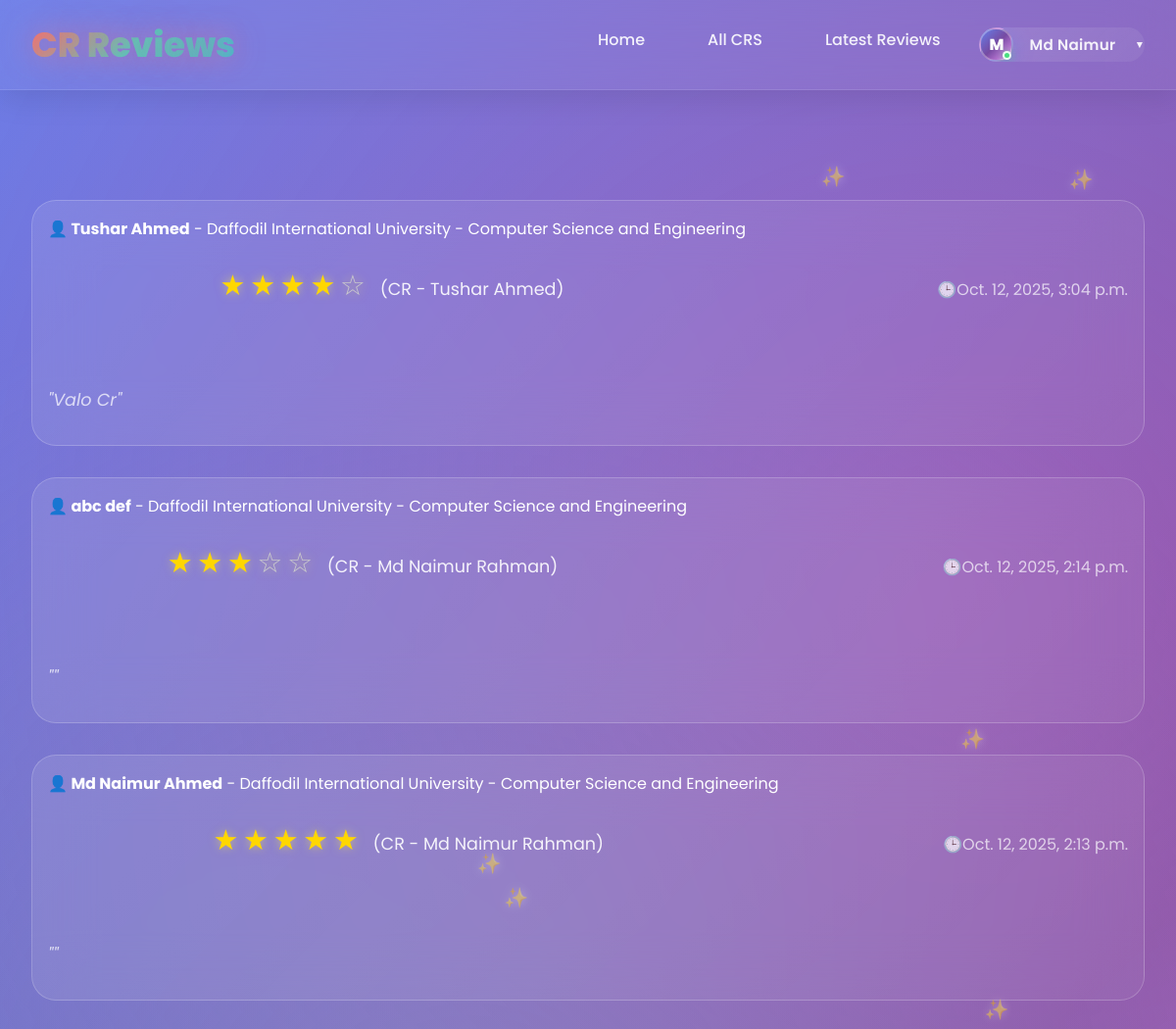
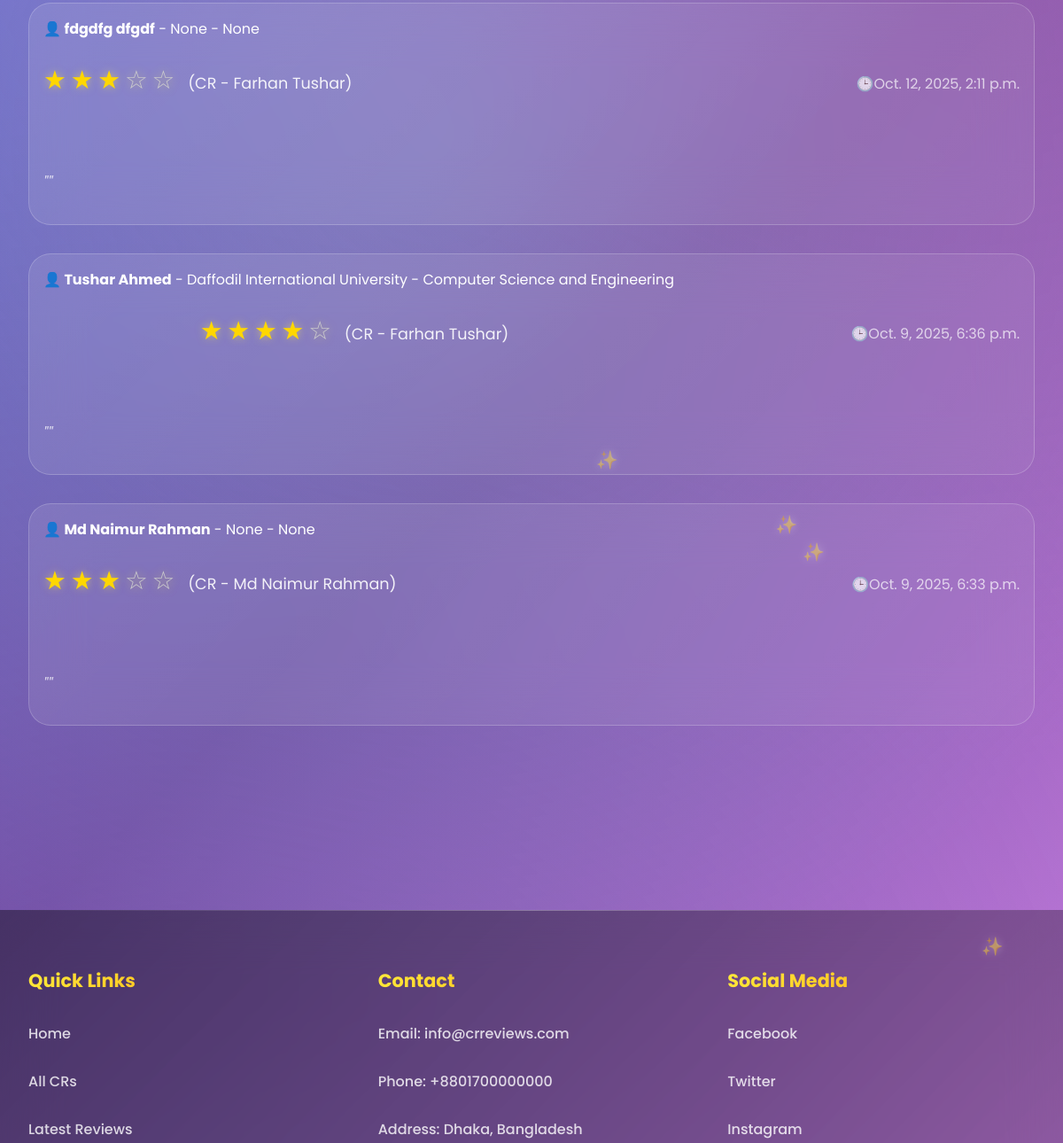
The app's page /latest_reviews/ (signed in, upper part), older data (2 pictures, top to bottom).
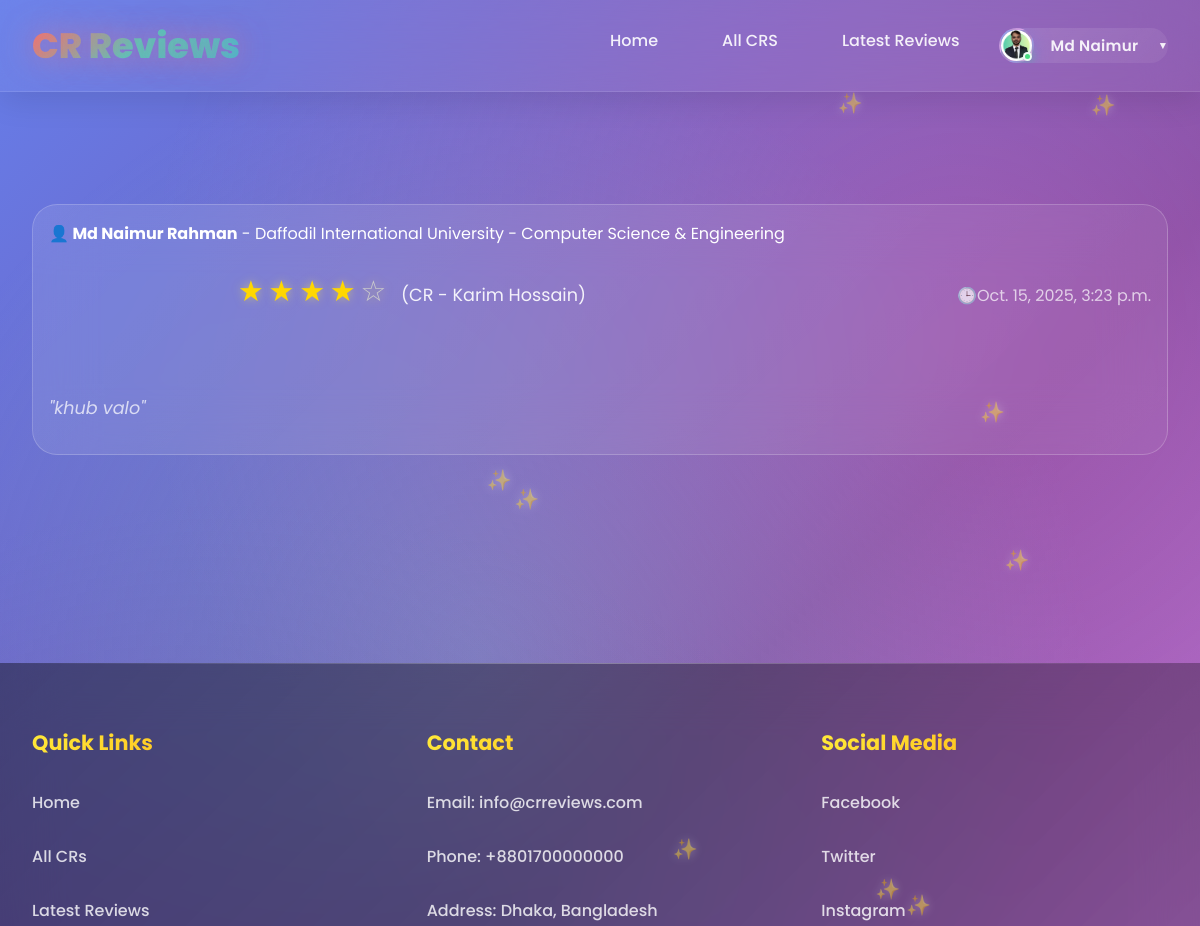
The same page, newer data.
### userprofile/models.py (models this page shows, shortened)
class User(AbstractBaseUser,PermissionsMixin):
    university=models.ForeignKey(University, on_delete=models.SET_NULL,related_name='university',null=True,blank=True)
    department=models.ForeignKey(Department, on_delete=models.SET_NULL,related_name='department',null=True,blank=True)
    profile_picture=models.ImageField(upload_to=user_profile_picture_path,null=True,blank=True)
    first_name = models.CharField(max_length=50)
    last_name = models.CharField(max_length=50)
    gender = models.CharField(choices=[('M', 'Male'), ('F', 'Female')], max_length=1)
    email = models.EmailField(unique=True)
    phone=models.CharField(max_length=20,null=True,blank=True)
    date_of_birth=models.DateField(null=True,blank=True)
    student_id=models.CharField(max_length=50,unique=True)
    batch=models.CharField(max_length=20,null=True,blank=True)
    section=models.CharField(max_length=20,null=True,blank=True)
    bio=models.TextField(null=True,blank=True)
    facebook_url=models.URLField(null=True,blank=True)
    instagram_url=models.URLField(null=True,blank=True)
    linkedin_url=models.URLField(null=True,blank=True)
    role=models.CharField(max_length=20, default='student')
    slug=models.SlugField(blank=True,unique=True)
    is_active = models.BooleanField(default=True)
    is_staff = models.BooleanField(default=False)
    created_at = models.DateTimeField(auto_now_add=True)
    updated_at = models.DateTimeField(auto_now=True)
    deleted_at = models.DateTimeField(blank=True, null=True)
    USERNAME_FIELD = 'email'
    REQUIRED_FIELDS = ['first_name','last_name']
    objects = CustomUserManager()
    def get_full_name(self):
        return f"{self.first_name} {self.last_name}"

### cr/models.py (models this page shows, shortened)
class Review(models.Model):
    user=models.OneToOneField('userprofile.User', on_delete=models.CASCADE,related_name='userreviews')
    cr_profile=models.ForeignKey(CrProfile, on_delete=models.CASCADE,related_name='cr_reviews')
    rating = models.PositiveSmallIntegerField()
    description = models.TextField(blank=True, null=True)
    slug = models.SlugField(unique=True, blank=True)
    created_at = models.DateTimeField(auto_now_add=True)
    updated_at = models.DateTimeField(auto_now=True)
    deleted_at = models.DateTimeField(blank=True, null=True)

class University(models.Model):
    Public = "Public"
    Private = "Private"
    university_type = [
        (Public,"Public"),
        (Private,"Private"),
    ]
    title =models.CharField(max_length=100,unique=True,blank=False,null=False)
    type =models.CharField(max_length=100,choices=university_type)
    address=models.CharField(max_length=150, blank=True, null=True)
    slug=models.SlugField(blank=True,unique=True)
    created_at=models.DateTimeField(auto_now_add=True)
    updated_at=models.DateTimeField(auto_now=True)
    daleted_at=models.DateTimeField(auto_now=True,blank=True,null=True)
    def __str__(self):
        return self.title

class Department(models.Model):
    university=models.ForeignKey(University, on_delete=models.CASCADE,related_name='departments')
    title=models.CharField(max_length=50,unique=True,blank=False,null=False)
    code=models.CharField(max_length=50,unique=True,blank=True,null=True)
    slug=models.SlugField(blank=True,unique=True)
    created_at=models.DateTimeField(auto_now_add=True)
    updated_at=models.DateTimeField(auto_now=True)
    daleted_at=models.DateTimeField(auto_now=True,blank=True,null=True)
    def __str__(self):
        return self.title

class CrProfile(models.Model):
    user=models.OneToOneField('userprofile.User', on_delete=models.CASCADE,related_name='cr_profile')
    university=models.ForeignKey(University, on_delete=models.CASCADE,related_name='cr_profile')
    department=models.ForeignKey(Department, on_delete=models.CASCADE,related_name='cr_profile')
    profile_picture = models.ImageField(upload_to='cr_profile_pictures/', blank=True, null=True)
    name = models.CharField(max_length=100)
    gender = models.CharField(choices=[('M', 'Male'), ('F', 'Female')], max_length=1)
    email = models.EmailField(blank=True, null=True)
    phone = models.CharField(max_length=30, blank=True, null=True)
    st_id = models.CharField(max_length=50, unique=True)
    batch = models.CharField(max_length=20)
    section = models.CharField(max_length=10)
    bio = models.TextField(blank=True, null=True)
    slug = models.SlugField(unique=True, blank=True)
    created_at=models.DateTimeField(auto_now_add=True)
    updated_at=models.DateTimeField(auto_now=True)
    deleted_at=models.DateTimeField(auto_now=True,blank=True,null=True)

### cr/views.py (the view)
# urls.py: path('latest_reviews/',latest_reviews,name='latest_reviews'),
def latest_reviews(request):
    reviews=Review.objects.all().order_by('-created_at')
    paginator = Paginator(reviews,10)
    page_number = request.GET.get('page',1)
    try:
        reviews = paginator.page(page_number)
    except PageNotAnInteger:
        reviews = paginator.page(1)
    except EmptyPage:
        reviews = paginator.page(1)
    context={
        'review':reviews,
        'paginator':paginator,
    }
    return render(request,'latest_reviews.html',context)

### templates/latest_reviews.html (shortened to what this page needs)
{% extends 'base.html' %}
{% load  static %}
{% block content %}
    <div id="latest-reviews" class="page">
        <div class="container">
            <div class="section">
                 {% for review in review %}
                <div class="review-card">
                    <div class="review-header">
                        <div>
                            <strong style="font-size: 1rem;">👤 {{review.user.get_full_name}}</strong> - {{review.user.university}} - {{review.user.department}}
                            <div class="rating">
                                {% for i in "12345" %} {% if forloop.counter <= review.rating %}
                                <span class="star filled">★</span>
                                {% else %}
                                <span class="star">☆</span>
                                {% endif %}
                                {% endfor %}
                                <span class="review_cr">(CR - {{review.cr_profile.name}})</span>
                            </div>
                        </div>
                        <div style="color: rgba(255,255,255,0.7); font-weight: 400;">🕒{{review.created_at}}</div>
                    </div>
                    <div class="review-text">
                        "{{review.description}}"
                    </div>
                </div>
                {% endfor %}
            </div>
        </div>
    </div>
{% endblock content %}

### templates/base.html (shortened to what this page needs)
<!DOCTYPE html>
<html lang="en">
{% load static %}
<head>
    <link rel="stylesheet" href="{% static 'style.css' %}">
    <link rel="stylesheet" href="{% static 'add_cr.css' %}">
    <link rel="stylesheet" href="{% static 'user_dashboard.css' %}">
</head>
<body>
    <nav class="navbar">
        <div class="nav-container">
            <a href="home.html" class="logo">CR Reviews</a>
            <ul class="nav-links">
                <li><a href="{% url 'home' %}" class="nav-link">Home</a></li>
                <li><a href="{% url 'all_cr' %}" class="nav-link" >All CRS</a></li>
                <li><a href="{% url 'latest_reviews' %}" class="nav-link" >Latest Reviews</a></li>
                {% if user.is_authenticated %}
                <li class="user-dropdown">
                <a href="#" class="nav-link user-profile-btn">
                    <span class="user-avatar">
                    {% if user.profile_picture %}
                        <img src="{{ user.profile_picture.url }}" alt="{{ user.name }}" />
                    {% else %}
                        {{ user.first_name|first|upper }}
                    {% endif %}
                    </span>
                    <span class="user-name">{{user.first_name}}</span>
                    <span class="dropdown-arrow">▼</span>
                </a>
                </li>
                {% else %}
                <li><a href="{% url 'login'%}" class="nav-link" >Login</a></li>
                <li><a href="{%url 'registration'%}" class="nav-link">Registration</a></li>
                {% endif %}
            </ul>
        </div>
    </nav>
    {% block content %}
    {% endblock content %}
    {% include 'footer.html' %}
</body>
</html>

Row changes from the older to the newer data that the page shows:
removed Review: user.get_full_name "Tushar Ahmed", user.university "Daffodil International University", user.department "Computer Science and Engineering", rating 4 (drawn), cr_profile.name "Tushar Ahmed", created_at "Oct. 12, 2025, 3:04 p.m.", description "Valo Cr"
removed Review: user.get_full_name "abc def", user.university "Daffodil International University", user.department "Computer Science and Engineering", rating 3 (drawn), cr_profile.name "Md Naimur Rahman", created_at "Oct. 12, 2025, 2:14 p.m."
removed Review: user.get_full_name "Md Naimur Ahmed", user.university "Daffodil International University", user.department "Computer Science and Engineering", rating 5 (drawn), cr_profile.name "Md Naimur Rahman", created_at "Oct. 12, 2025, 2:13 p.m."
removed Review: user.get_full_name "fdgdfg dfgdf", user.university "None", user.department "None", rating 3 (drawn), cr_profile.name "Farhan Tushar", created_at "Oct. 12, 2025, 2:11 p.m."
removed Review: user.get_full_name "Tushar Ahmed", user.university "Daffodil International University", user.department "Computer Science and Engineering", rating 4 (drawn), cr_profile.name "Farhan Tushar", created_at "Oct. 9, 2025, 6:36 p.m."
changed User "Md Naimur": profile_picture: picture added; first_name|first "M" → (not shown)
changed Review "Md Naimur Rahman": user.university "None" → "Daffodil International University"; user.department "None" → "Computer Science & Engineering"; rating 3 → 4 (drawn); cr_profile.name "Md Naimur Rahman" → "Karim Hossain"; created_at "Oct. 9, 2025, 6:33 p.m." → "Oct. 15, 2025, 3:23 p.m."; description (not shown) → "khub valo"
